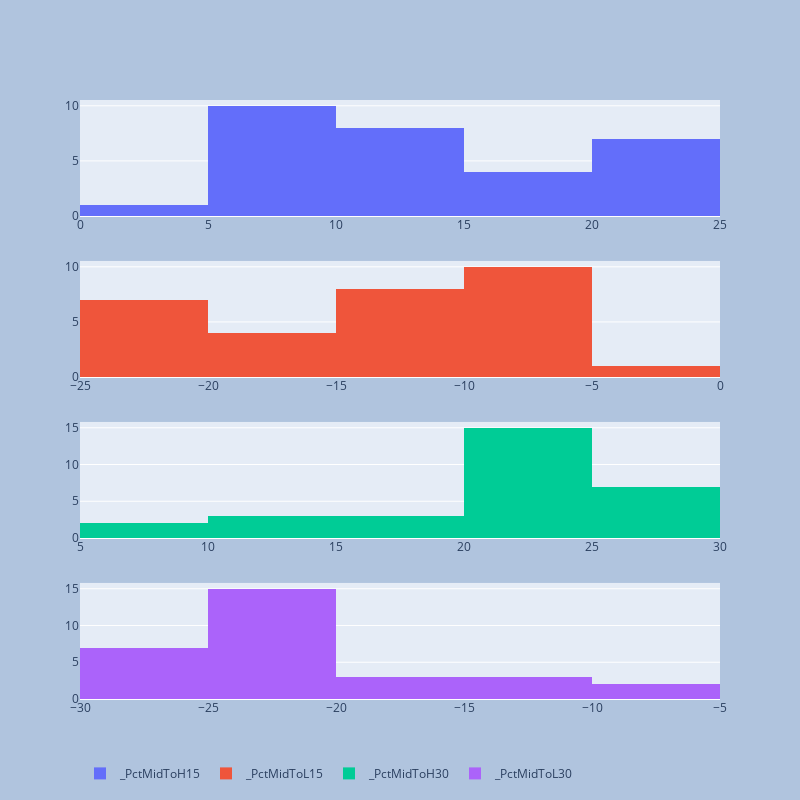

Write notebook code for a chart like this one.
### Code cell
colsToDist_3=[  x for  x  in list_cols if x.startswith('_PctMid') ]
print(colsToDist_3)
fig=plot_mutiple_histrogram(df,colsToDist_3,len(colsToDist_3))
pio.write_image(fig, f"{report_path}\\{symbol}_Mid_PccDist.png")
fig

### Figure 1 — Plotly figure (JSON) as saved in the notebook; plotly's stock layout.template omitted (floating-point values rounded to 4 significant figures)
{"data": [{"name": "_PctMidToH15", "type": "histogram", "x": [6.02, 4.88, 5.51, 6.58, 8.81, 14.86, 13.78, 17.03, 20.01, 20.01, 20.01, 20.01, 20.01, 20.01, 21.12, 17.86, 16.88, 15.83, 13.63, 10.03, 10.03, 5.67, 8.97, 10.79, 10.79, 10.79, 9.52, 9.52, 8.38, 8.38], "xaxis": "x", "yaxis": "y"}, {"name": "_PctMidToL15", "type": "histogram", "x": [-6.02, -4.88, -5.51, -6.58, -8.81, -14.86, -13.78, -17.03, -20.01, -20.01, -20.01, -20.01, -20.01, -20.01, -21.12, -17.86, -16.88, -15.83, -13.63, -10.03, -10.03, -5.67, -8.97, -10.79, -10.79, -10.79, -9.52, -9.52, -8.38, -8.38], "xaxis": "x2", "yaxis": "y2"}, {"name": "_PctMidToH30", "type": "histogram", "x": [11.09, 8.89, 9.51, 10.57, 12.79, 17.94, 16.64, 19.86, 22.8, 22.55, 22.55, 22.55, 22.55, 22.55, 23.65, 23.26, 22.18, 22.18, 22.18, 22.18, 22.18, 21.12, 24.26, 25.99, 25.99, 25.99, 25.99, 25.99, 25.99, 25.99], "xaxis": "x3", "yaxis": "y3"}, {"name": "_PctMidToL30", "type": "histogram", "x": [-11.09, -8.89, -9.51, -10.57, -12.79, -17.94, -16.64, -19.86, -22.8, -22.55, -22.55, -22.55, -22.55, -22.55, -23.65, -23.26, -22.18, -22.18, -22.18, -22.18, -22.18, -21.12, -24.26, -25.99, -25.99, -25.99, -25.99, -25.99, -25.99, -25.99], "xaxis": "x4", "yaxis": "y4"}], "layout": {"autosize": true, "height": 800, "legend": {"orientation": "h"}, "paper_bgcolor": "LightSteelBlue", "width": 800, "xaxis": {"anchor": "y", "autorange": true, "domain": [0, 1], "range": [0, 25], "type": "linear"}, "xaxis2": {"anchor": "y2", "autorange": true, "domain": [0, 1], "range": [-25, 0], "type": "linear"}, "xaxis3": {"anchor": "y3", "autorange": true, "domain": [0, 1], "range": [5, 30], "type": "linear"}, "xaxis4": {"anchor": "y4", "autorange": true, "domain": [0, 1], "range": [-30, -5], "type": "linear"}, "yaxis": {"anchor": "x", "autorange": true, "domain": [0.8063, 1], "range": [0, 10.53]}, "yaxis2": {"anchor": "x2", "autorange": true, "domain": [0.5375, 0.7312], "range": [0, 10.53]}, "yaxis3": {"anchor": "x3", "autorange": true, "domain": [0.2687, 0.4625], "range": [0, 15.79]}, "yaxis4": {"anchor": "x4", "autorange": true, "domain": [0, 0.1938], "range": [0, 15.79]}}}
